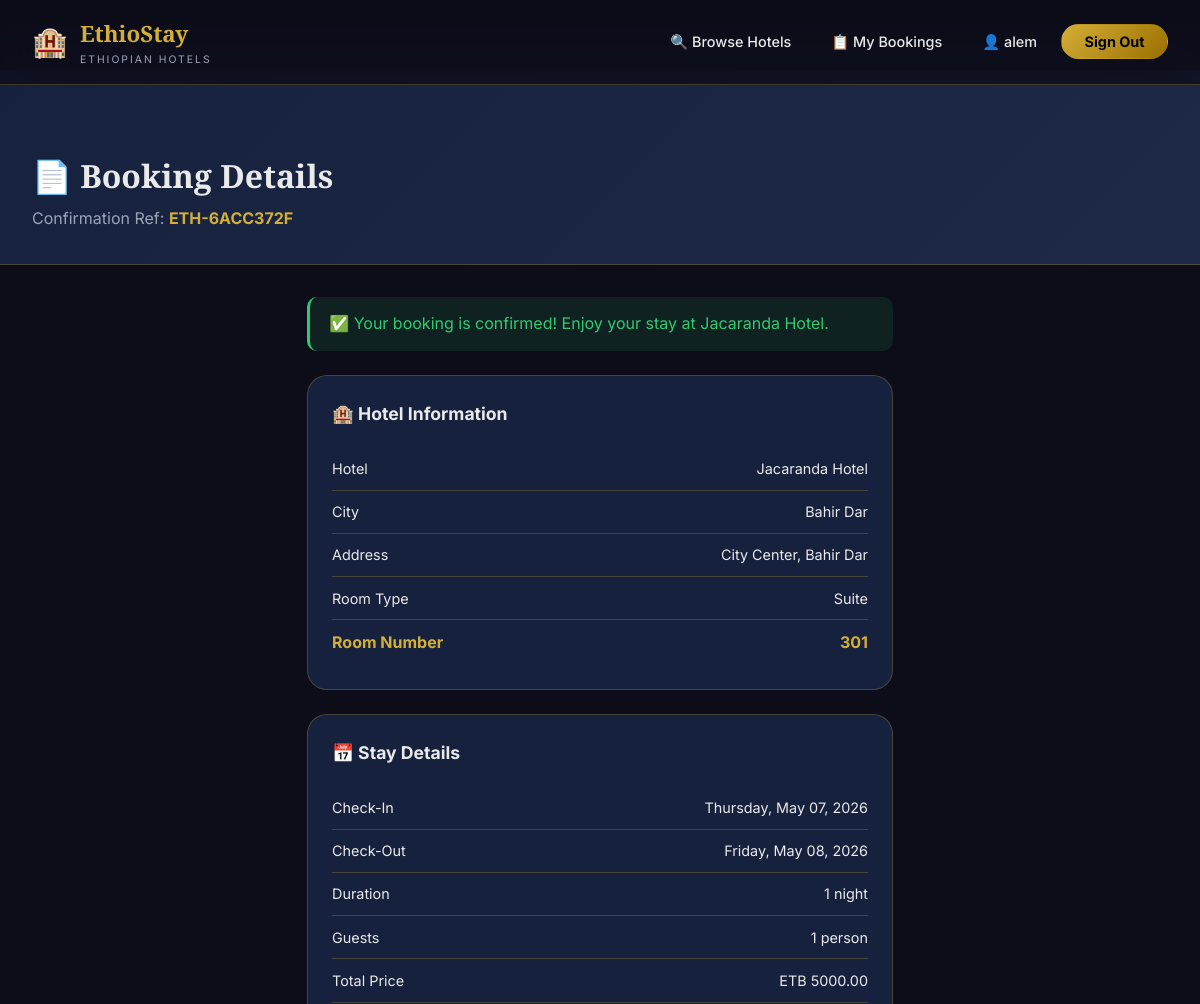
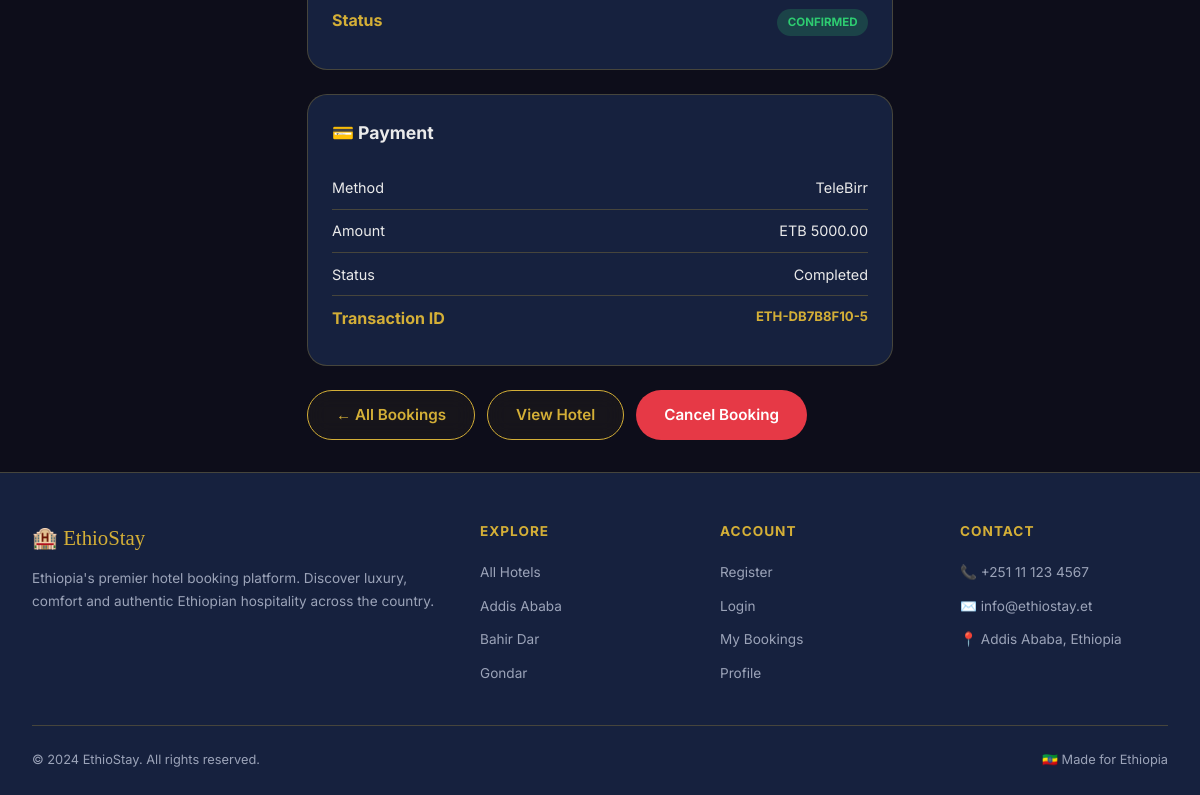
Screenshot of /bookings/detail/2/ (signed in) with the database file from the repository (2 pictures, top to bottom).
### bookings/models.py (models this page shows, shortened)
class Booking(models.Model):
    STATUS_CHOICES = [
        ('pending', 'Pending'),
        ('confirmed', 'Confirmed'),
        ('cancelled', 'Cancelled'),
        ('completed', 'Completed'),
    ]
    booking_ref = models.CharField(max_length=20, unique=True, editable=False)
    user = models.ForeignKey(User, on_delete=models.CASCADE, related_name='bookings')
    room = models.ForeignKey(Room, on_delete=models.CASCADE, related_name='bookings')
    check_in = models.DateField()
    check_out = models.DateField()
    guests = models.IntegerField(default=1)
    total_price = models.DecimalField(max_digits=10, decimal_places=2)
    status = models.CharField(max_length=20, choices=STATUS_CHOICES, default='pending')
    special_requests = models.TextField(blank=True)
    created_at = models.DateTimeField(auto_now_add=True)
    updated_at = models.DateTimeField(auto_now=True)
    class Meta:
        ordering = ['-created_at']
    def nights(self):
        return (self.check_out - self.check_in).days

class Payment(models.Model):
    METHOD_CHOICES = [
        ('chapa', 'Chapa'),
        ('telebirr', 'TeleBirr'),
        ('card', 'Credit/Debit Card'),
        ('cash', 'Cash on Arrival'),
    ]
    STATUS_CHOICES = [
        ('pending', 'Pending'),
        ('completed', 'Completed'),
        ('failed', 'Failed'),
        ('refunded', 'Refunded'),
    ]
    booking = models.OneToOneField(Booking, on_delete=models.CASCADE, related_name='payment')
    amount = models.DecimalField(max_digits=10, decimal_places=2)
    method = models.CharField(max_length=20, choices=METHOD_CHOICES)
    status = models.CharField(max_length=20, choices=STATUS_CHOICES, default='pending')
    transaction_id = models.CharField(max_length=100, blank=True)
    paid_at = models.DateTimeField(null=True, blank=True)

### hotels/models.py (models this page shows, shortened)
class Room(models.Model):
    ROOM_TYPE_CHOICES = [
        ('single', 'Single Room'),
        ('double', 'Double Room'),
        ('twin', 'Twin Room'),
        ('suite', 'Suite'),
        ('deluxe', 'Deluxe Room'),
        ('family', 'Family Room'),
    ]
    hotel = models.ForeignKey(Hotel, on_delete=models.CASCADE, related_name='rooms')
    room_type = models.CharField(max_length=20, choices=ROOM_TYPE_CHOICES)
    room_number = models.CharField(max_length=10)
    price_per_night = models.DecimalField(max_digits=10, decimal_places=2)
    capacity = models.IntegerField(default=2, validators=[MinValueValidator(1), MaxValueValidator(10)])
    description = models.TextField(blank=True)
    is_available = models.BooleanField(default=True)
    image = models.ImageField(upload_to='rooms/', blank=True, null=True)
    class Meta:
        unique_together = ['hotel', 'room_number']
        ordering = ['room_type', 'price_per_night']

class Hotel(models.Model):
    STAR_CHOICES = [(i, f'{i} Star') for i in range(1, 6)]
    name = models.CharField(max_length=200)
    city = models.ForeignKey(City, on_delete=models.CASCADE, related_name='hotels')
    address = models.CharField(max_length=300)
    description = models.TextField()
    star_rating = models.IntegerField(choices=STAR_CHOICES, default=3)
    price_per_night = models.DecimalField(max_digits=10, decimal_places=2)
    thumbnail = models.ImageField(upload_to='hotels/', blank=True, null=True)
    owner = models.ForeignKey(User, on_delete=models.CASCADE, related_name='owned_hotels')
    amenities = models.TextField(blank=True, help_text='Comma-separated amenities')
    phone = models.CharField(max_length=20, blank=True)
    email = models.EmailField(blank=True)
    is_active = models.BooleanField(default=True)
    created_at = models.DateTimeField(auto_now_add=True)
    updated_at = models.DateTimeField(auto_now=True)
    class Meta:
        ordering = ['-created_at']

class City(models.Model):
    name = models.CharField(max_length=100)
    description = models.TextField(blank=True)
    image = models.ImageField(upload_to='cities/', blank=True, null=True)
    class Meta:
        verbose_name_plural = 'Cities'
        ordering = ['name']

### bookings/views.py (the view)
# urls.py: path('detail/<int:pk>/', views.booking_detail, name='booking_detail'),
@login_required
def booking_detail(request, pk):
    booking = get_object_or_404(Booking, pk=pk, user=request.user)
    return render(request, 'bookings/booking_detail.html', {'booking': booking})

### templates/bookings/booking_detail.html (shortened to what this page needs)
{% extends 'base.html' %}
{% block content %}
<div class="page-header">
  <div class="container">
    <h1>📄 Booking Details</h1>
    <p>Confirmation Ref: <strong style="color:var(--gold);">{{ booking.booking_ref }}</strong></p>
  </div>
</div>
<div class="page-wrap" style="max-width:650px;">
  {% if booking.status == 'confirmed' %}
  <div class="alert alert-success" style="font-size:1rem;margin-bottom:1.5rem;">
    ✅ Your booking is confirmed! Enjoy your stay at {{ booking.room.hotel.name }}.
  </div>
  {% endif %}
  <div class="booking-summary">
    <h3 style="font-weight:700;margin-bottom:1.2rem;font-size:1.1rem;">🏨 Hotel Information</h3>
    <div class="summary-row"><span>Hotel</span><span>{{ booking.room.hotel.name }}</span></div>
    <div class="summary-row"><span>City</span><span>{{ booking.room.hotel.city.name }}</span></div>
    <div class="summary-row"><span>Address</span><span>{{ booking.room.hotel.address }}</span></div>
    <div class="summary-row"><span>Room Type</span><span>{{ booking.room.get_room_type_display }}</span></div>
    <div class="summary-row"><span>Room Number</span><span>{{ booking.room.room_number }}</span></div>
  </div>
  <div class="booking-summary" style="margin-top:1rem;">
    <h3 style="font-weight:700;margin-bottom:1.2rem;font-size:1.1rem;">📅 Stay Details</h3>
    <div class="summary-row"><span>Check-In</span><span>{{ booking.check_in|date:"l, F d, Y" }}</span></div>
    <div class="summary-row"><span>Check-Out</span><span>{{ booking.check_out|date:"l, F d, Y" }}</span></div>
    <div class="summary-row"><span>Duration</span><span>{{ booking.nights }} night{{ booking.nights|pluralize }}</span></div>
    <div class="summary-row"><span>Guests</span><span>{{ booking.guests }} person{{ booking.guests|pluralize }}</span></div>
    <div class="summary-row"><span>Total Price</span><span>ETB {{ booking.total_price }}</span></div>
    <div class="summary-row"><span>Status</span><span><span class="badge badge-{{ booking.status }}">{{ booking.get_status_display }}</span></span></div>
  </div>
  {% if booking.payment %}
  <div class="booking-summary" style="margin-top:1rem;">
    <h3 style="font-weight:700;margin-bottom:1.2rem;font-size:1.1rem;">💳 Payment</h3>
    <div class="summary-row"><span>Method</span><span>{{ booking.payment.get_method_display }}</span></div>
    <div class="summary-row"><span>Amount</span><span>ETB {{ booking.payment.amount }}</span></div>
    <div class="summary-row"><span>Status</span><span>{{ booking.payment.get_status_display }}</span></div>
    {% if booking.payment.transaction_id %}<div class="summary-row"><span>Transaction ID</span><span style="font-size:0.82rem;">{{ booking.payment.transaction_id }}</span></div>{% endif %}
  </div>
  {% endif %}
  <div style="display:flex;gap:0.75rem;margin-top:1.5rem;flex-wrap:wrap;">
    <a href="{% url 'my_bookings' %}" class="btn btn-outline">← All Bookings</a>
    <a href="{% url 'hotel_detail' booking.room.hotel.pk %}" class="btn btn-outline">View Hotel</a>
    {% if booking.status in 'pending confirmed' %}
    <a href="{% url 'cancel_booking' booking.pk %}" class="btn btn-danger" onclick="return confirm('Cancel booking?')">Cancel Booking</a>
    {% endif %}
  </div>
</div>
{% endblock %}

### templates/base.html (shortened to what this page needs)
<!DOCTYPE html>
<html lang="en">
<head>
  {% load static %}
  <link rel="stylesheet" href="{% static 'css/style.css' %}">
</head>
<body>
<nav class="navbar" id="navbar">
  <a href="{% url 'home' %}" class="navbar-brand">
    <span class="logo-icon">🏨</span>
    <div>
      <span class="logo-text">EthioStay</span>
      <span class="logo-sub">Ethiopian Hotels</span>
    </div>
  </a>
  <ul class="navbar-nav">
    <li><a href="{% url 'hotel_list' %}">🔍 Browse Hotels</a></li>
    {% if user.is_authenticated %}
      <li><a href="{% url 'my_bookings' %}">📋 My Bookings</a></li>
      <li><a href="{% url 'profile' %}">👤 {{ user.first_name|default:user.username }}</a></li>
      <li><a href="{% url 'logout' %}" class="btn-gold">Sign Out</a></li>
    {% else %}
      <li><a href="{% url 'login' %}">Sign In</a></li>
      <li><a href="{% url 'register' %}" class="btn-gold">Get Started</a></li>
    {% endif %}
  </ul>
</nav>
{% block content %}{% endblock %}
<footer>
  <div class="footer-grid">
    <div class="footer-brand">
      <div class="logo-text">🏨 EthioStay</div>
      <p>Ethiopia's premier hotel booking platform. Discover luxury, comfort and authentic Ethiopian hospitality across the country.</p>
    </div>
    <div class="footer-col">
      <h4>Explore</h4>
      <ul>
        <li><a href="{% url 'hotel_list' %}">All Hotels</a></li>
        <li><a href="{% url 'hotel_list' %}?city=1">Addis Ababa</a></li>
        <li><a href="{% url 'hotel_list' %}?city=2">Bahir Dar</a></li>
        <li><a href="{% url 'hotel_list' %}?city=3">Gondar</a></li>
      </ul>
    </div>
    <div class="footer-col">
      <h4>Account</h4>
      <ul>
        <li><a href="{% url 'register' %}">Register</a></li>
        <li><a href="{% url 'login' %}">Login</a></li>
        {% if user.is_authenticated %}
        <li><a href="{% url 'my_bookings' %}">My Bookings</a></li>
        <li><a href="{% url 'profile' %}">Profile</a></li>
        {% endif %}
      </ul>
    </div>
    <div class="footer-col">
      <h4>Contact</h4>
      <ul>
        <li><a href="#">📞 +251 11 123 4567</a></li>
        <li><a href="#">✉️ info@ethiostay.et</a></li>
        <li><a href="#">📍 Addis Ababa, Ethiopia</a></li>
      </ul>
    </div>
  </div>
  <div class="footer-bottom">
    <span>© 2024 EthioStay. All rights reserved.</span>
    <span>🇪🇹 Made for Ethiopia</span>
  </div>
</footer>
</body>
</html>

### rows the page displays
Booking: booking_ref "ETH-6ACC372F", room.hotel.name "Jacaranda Hotel", room.hotel.city.name "Bahir Dar", room.hotel.address "City Center, Bahir Dar", room.room_type "Suite", room.room_number "301", check_in "Thursday, May 07, 2026", check_out "Friday, May 08, 2026", nights "1", guests "1", total_price "5000.00", status "CONFIRMED", payment.method "TeleBirr", payment.amount "5000.00", payment.status "Completed", payment.transaction_id "ETH-DB7B8F10-5"

### other values shown
{{ user.first_name|default:user.username }} "alem"
